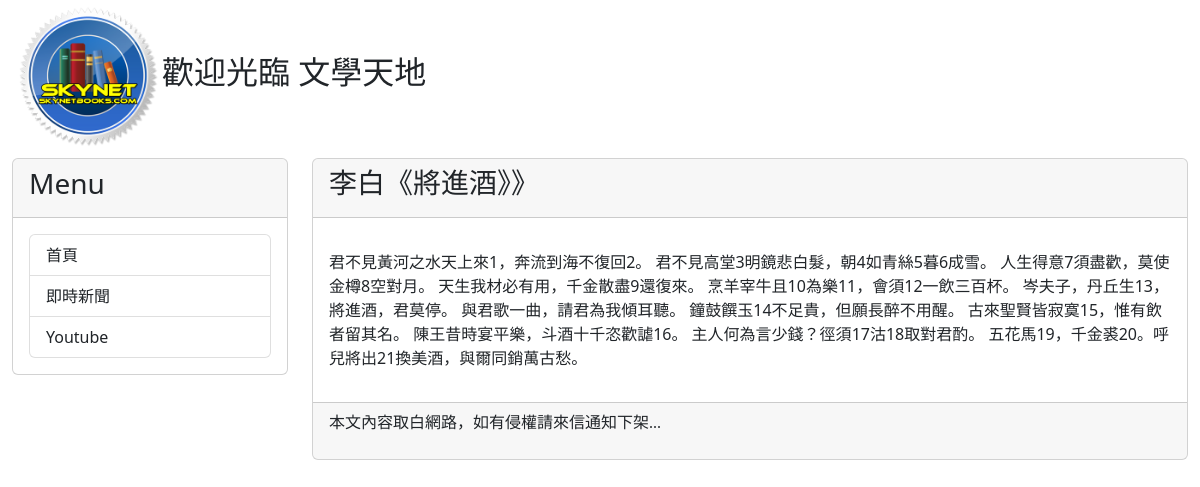
/post/libai03/, run on the app's committed database.
### mysite/models.py (models this page shows, shortened)
class Post (models.Model) :
	title = models.CharField (max_length=200)
	slug = models.CharField (max_length=200)
	body = models.TextField()
	pub_date = models.DateTimeField(auto_now_add=True)
	class Meta:
		ordering = ("-pub_date",)

### mysite/views.py (the view)
# urls.py: path('post/<slug:slug>/', showpost),
def showpost(request, slug):
	try:
		post = Post.objects.get(slug = slug)
		if post !=None:
			return render(request, "post.html", locals())
	except:
		return redirect('/')

### mysite/templatetags/markdown_extras.py (called while the page is built)
@register.filter
def convert_markdown(text):
    return markdown.markdown(text)

### templates/post.html (shortened to what this page needs)
{% extends 'base.html' %}
{% load markdown_extras %}
{% block headmessage %}
    <h3 style='font-family:微軟正黑體;'>{{ post.title }}</h3>
{% endblock %}
{% block content %}
        <p style='font-family::微軟正黑體;font-size:12pt;letter-spacing:2pt;'>
            {{ post.body | convert_markdown | safe }}</a>
        </p>
{% endblock %}

### data on the page
Post: title "李白《將進酒》》", body|convert_markdown "君不見黃河之水天上來1，奔流到海不復回2。 君不見高堂3明鏡悲白髮，朝4如青絲5暮6成雪。 人生得意7須盡歡，莫使金樽8空對月。 天生我材必有用，千金散盡9還復來。 烹羊宰牛且10為樂11，會須12一飲三百杯。 岑夫子，丹丘生13，將進酒，君莫停。 與君歌一曲，請君為我傾耳聽。 鐘鼓饌玉14不足貴，但願長醉不用醒。 古來聖賢皆寂寞15，惟有飲者留其名。 陳王昔時宴平樂，斗酒十千恣歡謔16。 主人何為言少錢？徑須17沽18取對君酌。 五花馬19，千金裘20。呼兒將出21換美酒，與爾同銷萬古愁。"
